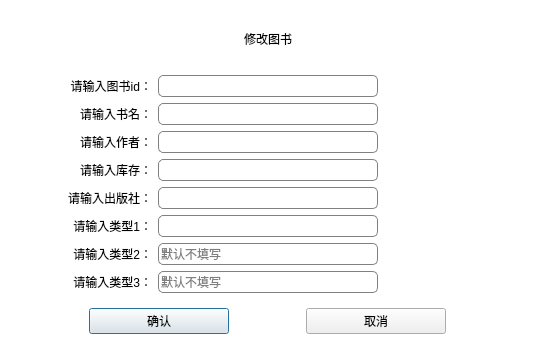
<?xml version="1.0" encoding="UTF-8"?>
<ui version="4.0">
 <class>Dlg_ChangeBook</class>
 <widget class="QDialog" name="Dlg_ChangeBook">
  <property name="geometry">
   <rect>
    <x>0</x>
    <y>0</y>
    <width>536</width>
    <height>345</height>
   </rect>
  </property>
  <property name="windowTitle">
   <string>修改图书</string>
  </property>
  <property name="styleSheet">
   <string notr="true">QLabel#lb_title{
	font:40px '星月行书';
}
QLabel#lb_txt,QLabel#lb_txt1,QLabel#lb_txt2,QLabel#lb_txt3,QLabel#lb_txt4,QLabel#lb_txt5,QLabel#lb_txt6,QLabel#lb_txt7{
font:20px '黑体';
}
QLineEdit{
border-radius:5px;
min-height: 20px;
border:1px solid gray;
}
QPushButton[name=btn]{
border-radius:4px;
background:#409eff;
color:white;
font:18px &quot;黑体&quot;;
}
QWidget#bg{
background:white;
}</string>
  </property>
  <layout class="QGridLayout" name="gridLayout">
   <property name="leftMargin">
    <number>0</number>
   </property>
   <property name="topMargin">
    <number>0</number>
   </property>
   <property name="rightMargin">
    <number>0</number>
   </property>
   <property name="bottomMargin">
    <number>0</number>
   </property>
   <property name="spacing">
    <number>0</number>
   </property>
   <item row="0" column="0">
    <widget class="QWidget" name="bg" native="true">
     <property name="minimumSize">
      <size>
       <width>0</width>
       <height>26</height>
      </size>
     </property>
     <layout class="QGridLayout" name="gridLayout_2">
      <item row="3" column="1">
       <widget class="QLineEdit" name="le2">
        <property name="minimumSize">
         <size>
          <width>0</width>
          <height>22</height>
         </size>
        </property>
        <property name="maximumSize">
         <size>
          <width>220</width>
          <height>16777215</height>
         </size>
        </property>
        <property name="echoMode">
         <enum>QLineEdit::Normal</enum>
        </property>
       </widget>
      </item>
      <item row="2" column="0">
       <widget class="QLabel" name="lb_txt1">
        <property name="text">
         <string>         请输入书名：</string>
        </property>
        <property name="alignment">
         <set>Qt::AlignRight|Qt::AlignTrailing|Qt::AlignVCenter</set>
        </property>
       </widget>
      </item>
      <item row="3" column="0">
       <widget class="QLabel" name="lb_txt2">
        <property name="text">
         <string>请输入作者：</string>
        </property>
        <property name="alignment">
         <set>Qt::AlignRight|Qt::AlignTrailing|Qt::AlignVCenter</set>
        </property>
       </widget>
      </item>
      <item row="8" column="1">
       <widget class="QLineEdit" name="le7">
        <property name="minimumSize">
         <size>
          <width>0</width>
          <height>22</height>
         </size>
        </property>
        <property name="maximumSize">
         <size>
          <width>220</width>
          <height>16777215</height>
         </size>
        </property>
        <property name="echoMode">
         <enum>QLineEdit::Normal</enum>
        </property>
        <property name="placeholderText">
         <string>默认不填写</string>
        </property>
       </widget>
      </item>
      <item row="5" column="0">
       <widget class="QLabel" name="lb_txt4">
        <property name="text">
         <string>请输入出版社：</string>
        </property>
        <property name="alignment">
         <set>Qt::AlignRight|Qt::AlignTrailing|Qt::AlignVCenter</set>
        </property>
       </widget>
      </item>
      <item row="4" column="1">
       <widget class="QLineEdit" name="le3">
        <property name="minimumSize">
         <size>
          <width>0</width>
          <height>22</height>
         </size>
        </property>
        <property name="maximumSize">
         <size>
          <width>220</width>
          <height>16777215</height>
         </size>
        </property>
        <property name="echoMode">
         <enum>QLineEdit::Normal</enum>
        </property>
       </widget>
      </item>
      <item row="8" column="0">
       <widget class="QLabel" name="lb_txt7">
        <property name="text">
         <string>请输入类型3：</string>
        </property>
        <property name="alignment">
         <set>Qt::AlignRight|Qt::AlignTrailing|Qt::AlignVCenter</set>
        </property>
       </widget>
      </item>
      <item row="6" column="0">
       <widget class="QLabel" name="lb_txt5">
        <property name="text">
         <string>请输入类型1：</string>
        </property>
        <property name="alignment">
         <set>Qt::AlignRight|Qt::AlignTrailing|Qt::AlignVCenter</set>
        </property>
       </widget>
      </item>
      <item row="7" column="0">
       <widget class="QLabel" name="lb_txt6">
        <property name="text">
         <string>请输入类型2：</string>
        </property>
        <property name="alignment">
         <set>Qt::AlignRight|Qt::AlignTrailing|Qt::AlignVCenter</set>
        </property>
       </widget>
      </item>
      <item row="6" column="1">
       <widget class="QLineEdit" name="le5">
        <property name="minimumSize">
         <size>
          <width>0</width>
          <height>22</height>
         </size>
        </property>
        <property name="maximumSize">
         <size>
          <width>220</width>
          <height>16777215</height>
         </size>
        </property>
        <property name="echoMode">
         <enum>QLineEdit::Normal</enum>
        </property>
       </widget>
      </item>
      <item row="0" column="0" colspan="3">
       <widget class="QLabel" name="lb_title">
        <property name="maximumSize">
         <size>
          <width>16777215</width>
          <height>60</height>
         </size>
        </property>
        <property name="text">
         <string>修改图书</string>
        </property>
        <property name="alignment">
         <set>Qt::AlignCenter</set>
        </property>
       </widget>
      </item>
      <item row="7" column="1">
       <widget class="QLineEdit" name="le6">
        <property name="minimumSize">
         <size>
          <width>0</width>
          <height>22</height>
         </size>
        </property>
        <property name="maximumSize">
         <size>
          <width>220</width>
          <height>16777215</height>
         </size>
        </property>
        <property name="echoMode">
         <enum>QLineEdit::Normal</enum>
        </property>
        <property name="placeholderText">
         <string>默认不填写</string>
        </property>
       </widget>
      </item>
      <item row="9" column="0" colspan="3">
       <widget class="QWidget" name="widget" native="true">
        <property name="minimumSize">
         <size>
          <width>0</width>
          <height>20</height>
         </size>
        </property>
        <property name="maximumSize">
         <size>
          <width>16777215</width>
          <height>35</height>
         </size>
        </property>
        <layout class="QGridLayout" name="gridLayout_3">
         <item row="0" column="0">
          <widget class="QPushButton" name="btn_confirm">
           <property name="minimumSize">
            <size>
             <width>0</width>
             <height>26</height>
            </size>
           </property>
           <property name="maximumSize">
            <size>
             <width>140</width>
             <height>26</height>
            </size>
           </property>
           <property name="text">
            <string>确认</string>
           </property>
           <property name="name" stdset="0">
            <string>btn</string>
           </property>
          </widget>
         </item>
         <item row="0" column="1">
          <widget class="QPushButton" name="btn_cansel">
           <property name="minimumSize">
            <size>
             <width>0</width>
             <height>26</height>
            </size>
           </property>
           <property name="maximumSize">
            <size>
             <width>140</width>
             <height>26</height>
            </size>
           </property>
           <property name="text">
            <string>取消</string>
           </property>
           <property name="name" stdset="0">
            <string>btn</string>
           </property>
          </widget>
         </item>
        </layout>
       </widget>
      </item>
      <item row="5" column="1">
       <widget class="QLineEdit" name="le4">
        <property name="minimumSize">
         <size>
          <width>0</width>
          <height>22</height>
         </size>
        </property>
        <property name="maximumSize">
         <size>
          <width>220</width>
          <height>16777215</height>
         </size>
        </property>
        <property name="echoMode">
         <enum>QLineEdit::Normal</enum>
        </property>
       </widget>
      </item>
      <item row="4" column="0">
       <widget class="QLabel" name="lb_txt3">
        <property name="text">
         <string>请输入库存：</string>
        </property>
        <property name="alignment">
         <set>Qt::AlignRight|Qt::AlignTrailing|Qt::AlignVCenter</set>
        </property>
       </widget>
      </item>
      <item row="2" column="1" colspan="2">
       <widget class="QLineEdit" name="le1">
        <property name="minimumSize">
         <size>
          <width>0</width>
          <height>22</height>
         </size>
        </property>
        <property name="maximumSize">
         <size>
          <width>220</width>
          <height>16777215</height>
         </size>
        </property>
        <property name="echoMode">
         <enum>QLineEdit::Normal</enum>
        </property>
       </widget>
      </item>
      <item row="1" column="0">
       <widget class="QLabel" name="lb_txt">
        <property name="text">
         <string>         请输入图书id：</string>
        </property>
        <property name="alignment">
         <set>Qt::AlignRight|Qt::AlignTrailing|Qt::AlignVCenter</set>
        </property>
       </widget>
      </item>
      <item row="1" column="1">
       <widget class="QLineEdit" name="le8">
        <property name="minimumSize">
         <size>
          <width>0</width>
          <height>22</height>
         </size>
        </property>
        <property name="maximumSize">
         <size>
          <width>220</width>
          <height>16777215</height>
         </size>
        </property>
        <property name="echoMode">
         <enum>QLineEdit::Normal</enum>
        </property>
       </widget>
      </item>
     </layout>
    </widget>
   </item>
  </layout>
 </widget>
 <resources/>
 <connections/>
</ui>
